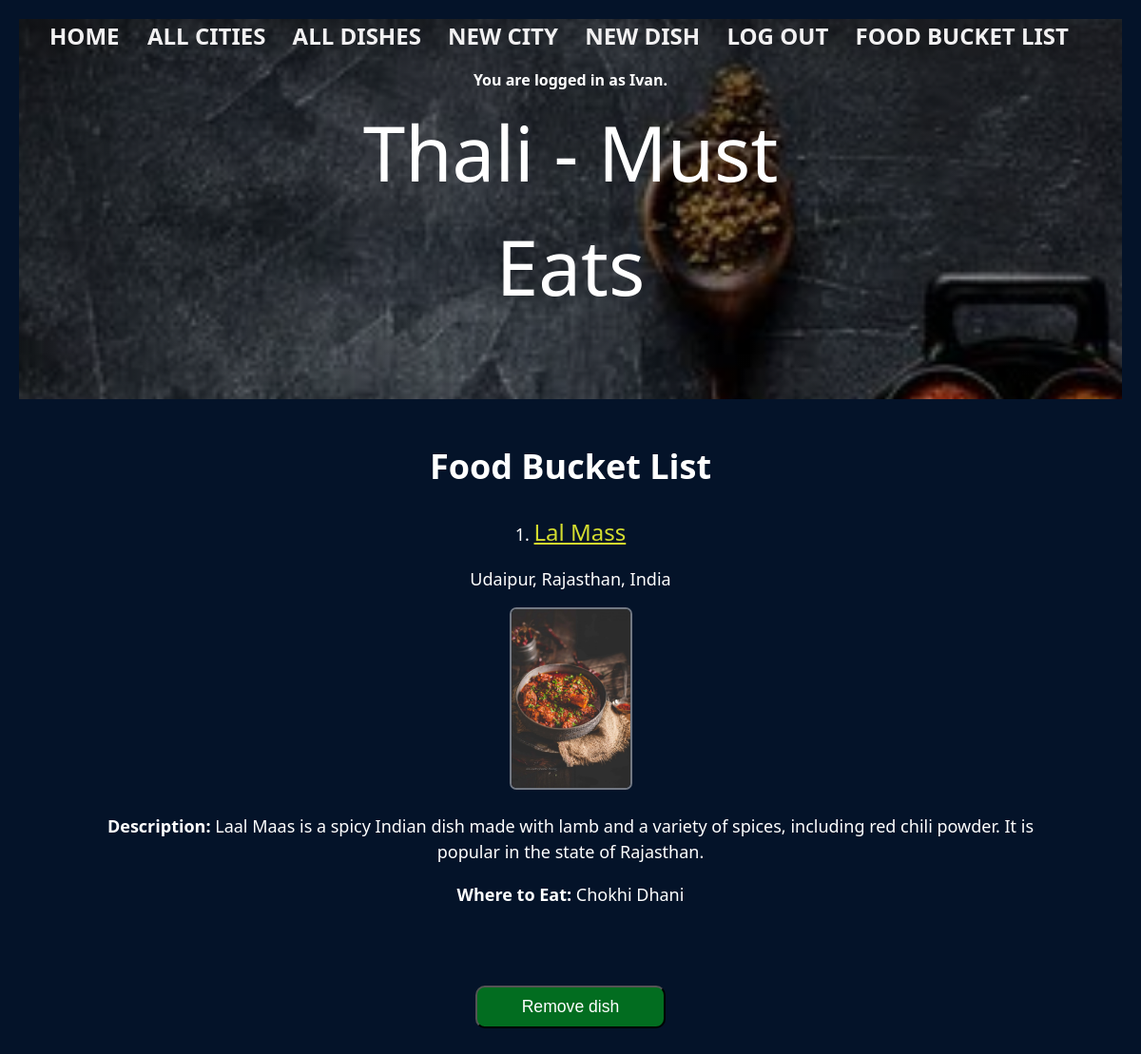
Page /favorites_list (signed in) on the earlier database version.
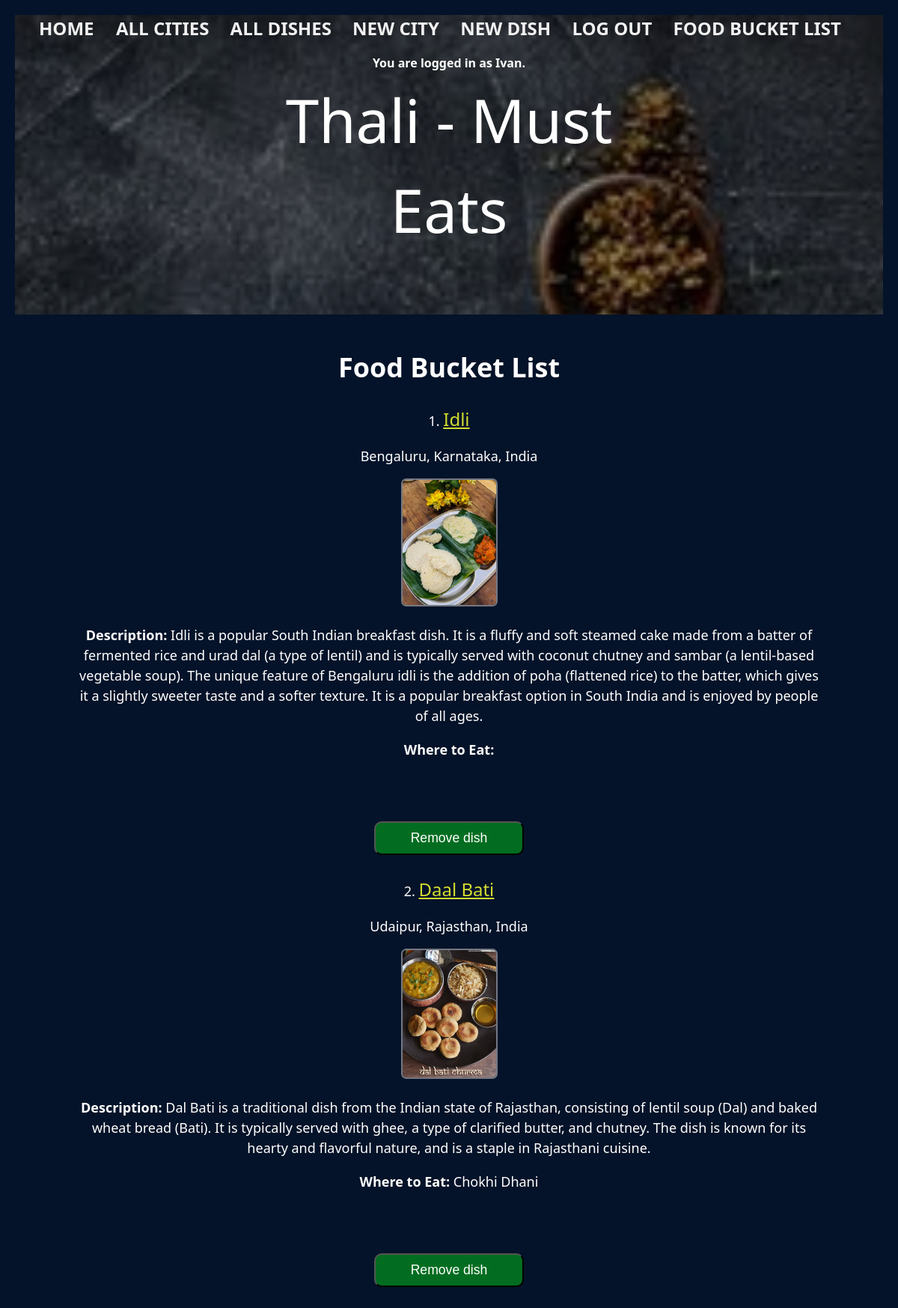
Same page on the later database version.
### thali_app/models.py (models this page shows, shortened)
class User(UserMixin, db.Model):
    id = db.Column(db.Integer, primary_key=True)
    username = db.Column(db.String(80), nullable=False)
    password = db.Column(db.String(80), nullable=False)
    favorites_list_user = db.relationship(
        'Dish', secondary='user_favorites_list', back_populates='favorites_list_dishes')

class Dish(db.Model):
    id = db.Column(db.Integer, primary_key=True)
    name = db.Column(db.String(80), nullable=False)
    short_desc = db.Column(db.String(500), nullable=False)
    photo_url = db.Column(URLType)
    where_to_eat = db.Column(db.String(80), nullable=False)
    category = db.Column(db.Enum(FoodCategory), default=FoodCategory.OTHER)
    rating = db.Column(db.Float, default=0)
    ratings = db.relationship('Rating', backref='dish')
    city_id = db.Column(
        db.Integer, db.ForeignKey('city.id'), nullable=False)
    city = db.relationship('City', back_populates='dishes')
    state = db.relationship('City', back_populates='dishes')
    country = db.relationship('City', back_populates='dishes')
    created_by_id = db.Column(db.Integer, db.ForeignKey('user.id'))
    created_by = db.relationship('User')
    favorites_list_dishes = db.relationship(
        'User', secondary='user_favorites_list', back_populates='favorites_list_user')

class City(db.Model):
    id = db.Column(db.Integer, primary_key=True)
    name = db.Column(db.String(80), nullable=False)
    state = db.Column(db.String(80), nullable=False)
    region = db.Column(db.String(80), nullable=False)
    country = db.Column(db.String(80), nullable=False)
    short_desc = db.Column(db.String(1000), nullable=False)
    photo_url = db.Column(URLType)
    dishes = db.relationship('Dish', back_populates='city')
    created_by_id = db.Column(db.Integer, db.ForeignKey('user.id'))
    created_by = db.relationship('User')
    def __str__(self):
        return f"{self.name}, {self.state}, {self.country}"

### thali_app/main/routes.py (the view)
@main.route('/favorites_list')
@login_required
def favorites_list():
    favorites_list = current_user.favorites_list_user
    return render_template('favorites_list.html', favorites_list=favorites_list)

### thali_app/extensions.py (called while the page is built)
@login_manager.user_loader
def load_user(user_id):
    return User.query.get(user_id)

### thali_app/templates/favorites_list.html
{% extends 'base.html' %}
{% block content %}
<h1>Food Bucket List</h1>
    {% for dish in favorites_list %}
        <div class="favorites-list">
            <p>{{ loop.index }}. <a href="/dish/{{ dish.id }}">{{ dish.name }}</a></p>
            <p>{{ dish.city  }}</p>
            <a href="/dish/{{ dish.id }}"><img src="{{ dish.photo_url }}" width="125px" height="125px"></a>
            <p><strong>Description: </strong>{{ dish.short_desc}}</p>
            <p><strong>Where to Eat: </strong>{{ dish.where_to_eat }}</p>
            <br></br>
            <form action="/remove_from_favorites_list/{{ dish.id }}" method="post">
                <input type="submit" value="Remove dish"/>
            </form>
        </div>
    {% endfor %}
{% endblock %}

### thali_app/templates/base.html (shortened to what this page needs)
<!DOCTYPE html>
<html>
    <head>
        <link rel="stylesheet" href="/static/style.css">
    </head>
    <body>
        <div class="page-header">
            <header>Thali - Must Eats</header>
            <nav>
                <a href="/">Home</a>
                <div>
                    {% if current_user.is_authenticated %}
                        <a href="/">All Cities</a>
                        <a href="/all_dishes">All Dishes</a>
                        <a href="/new_city">New City</a>
                        <a href="/new_dish">New Dish</a>
                        <a href="/logout">Log Out</a>
                        <a href="/favorites_list">Food Bucket List</a>
                    {% else %}
                    <!-- Only show these links if the current user is NOT
                        authenticated (logged in)! -->
                        <a href="/signup">Sign Up</a>
                        <a href="/login">Log In</a>
                    {% endif %}
                </div>
            </nav>
            {% if current_user.is_authenticated %}
                <p><b>You are logged in as {{ current_user.username }}.</b></p>
            {% endif %}
        </div>
        <div id="content">
            {% block content %}{% endblock %}
        </div>
    </body>
</html>

### thali_app/static/style.css (style rules this page uses)
#content { max-width: 1000px; width: 100%; margin: 0 auto; padding: 2rem; padding: 20px; font-size: 18px; }
body { font-family: 'Segoe UI', 'Roboto', 'Oxygen', 'Ubuntu', 'Cantarell', 'Fira Sans', 'Droid Sans', 'Helvetica Neue', sans-serif; line-height: 1.5; margin: 0; padding: 20px; text-align: center; background-color: rgb(4, 19, 41); color: white; }
.page-header { background-image: linear-gradient(to bottom, rgba(0, 0, 0, 0.557) 0%, rgba(0,0,0,0) 100%), url('/static/img/background-spice.jpg'); background-size: cover; background-position: center bottom; background-attachment: fixed; height: 400px; width: 100%; position: relative; color: #fff; }
.page-header::after { position: absolute; top: 0; left: 0; width: 100%; height: 100%; background-color: rgba(0, 0, 0, 0.7); }
.page-header header { position: absolute; top: 50%; left: 50%; transform: translate(-50%, -50%); text-align: center; color: white; z-index: 1; font-size: 5rem; }
nav { display: flex; justify-content: space-between; align-items: center; padding: 0 2rem; }
nav a { color: rgb(242, 241, 242); font-size: 1.5rem; font-weight: 600; margin-right: 1.5rem; text-decoration: none; text-transform: uppercase; }
img { flex: 1; position: relative; max-width: 100%; text-align: center; border-radius: 5px; border-color: black; box-shadow: 0 0 0 2px rgba(223, 221, 221, 0.5); height: auto; }
form { font-size: 16px; }
input { font-size: 16px; word-wrap: break-word; }
input[type=submit] { width: 20%; align-self: center; background-color: #026d20; border-radius: 10px; color: white; font-size: 1.1em; padding: 10px 20px; margin: 10px; }
.favorites-list a { color: rgb(211, 220, 47); font-size: 1.5rem; }

Differences in the rows shown:
no longer on this page (row edited): Dish: name "Lal Mass", city "Udaipur, Rajasthan, India", photo_url (picture), short_desc "Laal Maas is a spicy Indian dish made with lamb and a variety of spices, including red chili powder. It is popular in the state of Rajasthan.", where_to_eat "Chokhi Dhani"
now on this page (row edited): Dish: name "Idli", city "Bengaluru, Karnataka, India", photo_url (picture), short_desc "Idli is a popular South Indian breakfast dish. It is a fluffy and soft steamed cake made from a batter of fermented rice and urad dal (a type of lentil) and is typically served with coconut chutney and sambar (a lentil-based vegetable soup). The unique feature of Bengaluru idli is the addition of poha (flattened rice) to the batter, which gives it a slightly sweeter taste and a softer texture. It is a popular breakfast option in South India and is enjoyed by people of all ages."
now on this page (row unchanged): Dish: name "Daal Bati", city "Udaipur, Rajasthan, India", photo_url (picture), short_desc "Dal Bati is a traditional dish from the Indian state of Rajasthan, consisting of lentil soup (Dal) and baked wheat bread (Bati). It is typically served with ghee, a type of clarified butter, and chutney. The dish is known for its hearty and flavorful nature, and is a staple in Rajasthani cuisine.", where_to_eat "Chokhi Dhani"
